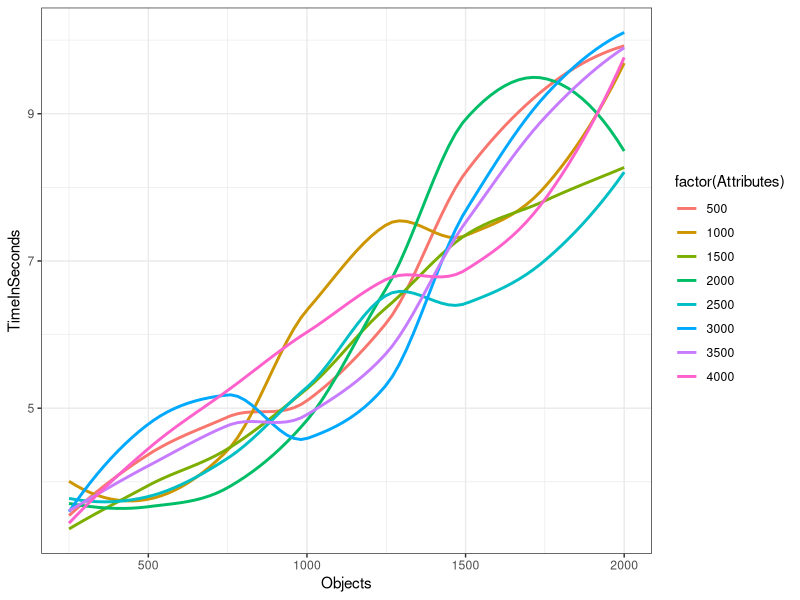
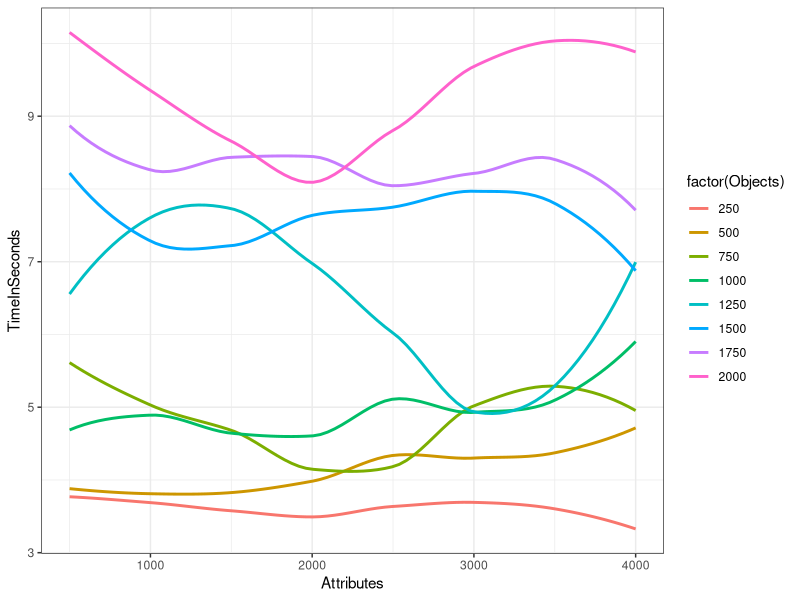

Here is the R script that generated these plots, in order:
#plot timings

library(tidyverse)

setwd("C:/Projects/boostaroota")

timings = read_csv("timings.csv")
timings <- timings %>%
  mutate(TimeInSeconds = (N0 + N1 + N2)/3) %>%
  select(Attributes, Objects, TimeInSeconds)

timings %>%
  ggplot(aes(x=Objects, y = TimeInSeconds, color = factor(Attributes))) +
  geom_smooth(se=FALSE) +
  theme_bw()

timings %>%
  ggplot(aes(x=Attributes, y = TimeInSeconds, color = factor(Objects))) +
  geom_smooth(se=FALSE) +
  theme_bw()

timings %>% 
  arrange(Objects)
